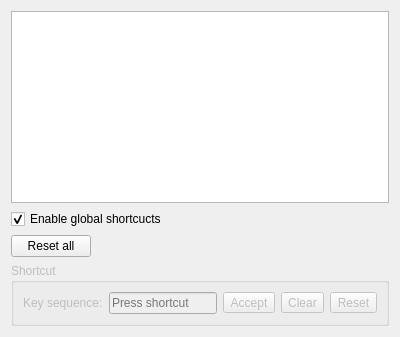
          <widget class="QWidget" name="shortcutsPage">
           <property name="sizePolicy">
            <sizepolicy hsizetype="Ignored" vsizetype="Ignored">
             <horstretch>0</horstretch>
             <verstretch>0</verstretch>
            </sizepolicy>
           </property>
           <layout class="QVBoxLayout" name="shortcutsLayout">
            <item>
             <widget class="ShortcutsView" name="shortcutsTreeView"/>
            </item>
            <item>
             <widget class="QCheckBox" name="globalShortcutsCheckBox">
              <property name="toolTip">
               <string>&lt;html&gt;&lt;head/&gt;&lt;body&gt;&lt;p&gt;Register global shortcuts in system&lt;/p&gt;&lt;/body&gt;&lt;/html&gt;</string>
              </property>
              <property name="text">
               <string>Enable global shortcucts</string>
              </property>
              <property name="checked">
               <bool>true</bool>
              </property>
             </widget>
            </item>
            <item>
             <widget class="QPushButton" name="resetAllShortcutsButton">
              <property name="sizePolicy">
               <sizepolicy hsizetype="Maximum" vsizetype="Fixed">
                <horstretch>0</horstretch>
                <verstretch>0</verstretch>
               </sizepolicy>
              </property>
              <property name="toolTip">
               <string>&lt;html&gt;&lt;head/&gt;&lt;body&gt;&lt;p&gt;Reset all shortcuts to defaults&lt;/p&gt;&lt;/body&gt;&lt;/html&gt;</string>
              </property>
              <property name="text">
               <string>Reset all</string>
              </property>
             </widget>
            </item>
            <item>
             <widget class="QGroupBox" name="shortcutGroupBox">
              <property name="enabled">
               <bool>false</bool>
              </property>
              <property name="title">
               <string>Shortcut</string>
              </property>
              <layout class="QHBoxLayout" name="shortcutBoxLayout">
               <item>
                <widget class="QLabel" name="shortcutLabel">
                 <property name="text">
                  <string>Key sequence:</string>
                 </property>
                </widget>
               </item>
               <item>
                <widget class="QKeySequenceEdit" name="shortcutSequenceEdit">
                 <property name="toolTip">
                  <string>&lt;html&gt;&lt;head/&gt;&lt;body&gt;&lt;p&gt;The key sequence for the selected action&lt;/p&gt;&lt;/body&gt;&lt;/html&gt;</string>
                 </property>
                </widget>
               </item>
               <item>
                <widget class="QToolButton" name="acceptShortcutButton">
                 <property name="toolTip">
                  <string>&lt;html&gt;&lt;head/&gt;&lt;body&gt;&lt;p&gt;Accept shortcut&lt;/p&gt;&lt;/body&gt;&lt;/html&gt;</string>
                 </property>
                 <property name="text">
                  <string>Accept</string>
                 </property>
                 <property name="icon">
                  <iconset theme="dialog-ok-apply">
                   <normaloff>.</normaloff>.</iconset>
                 </property>
                </widget>
               </item>
               <item>
                <widget class="QToolButton" name="clearShortcutButton">
                 <property name="toolTip">
                  <string>&lt;html&gt;&lt;head/&gt;&lt;body&gt;&lt;p&gt;Clear shortcut&lt;/p&gt;&lt;/body&gt;&lt;/html&gt;</string>
                 </property>
                 <property name="text">
                  <string>Clear</string>
                 </property>
                 <property name="icon">
                  <iconset theme="edit-clear-all">
                   <normaloff>.</normaloff>.</iconset>
                 </property>
                </widget>
               </item>
               <item>
                <widget class="QToolButton" name="resetShortcutButton">
                 <property name="toolTip">
                  <string>&lt;html&gt;&lt;head/&gt;&lt;body&gt;&lt;p&gt;Reset shortcut to default&lt;/p&gt;&lt;/body&gt;&lt;/html&gt;</string>
                 </property>
                 <property name="text">
                  <string>Reset</string>
                 </property>
                 <property name="icon">
                  <iconset theme="view-refresh">
                   <normaloff>.</normaloff>.</iconset>
                 </property>
                </widget>
               </item>
              </layout>
             </widget>
            </item>
           </layout>
          </widget>
